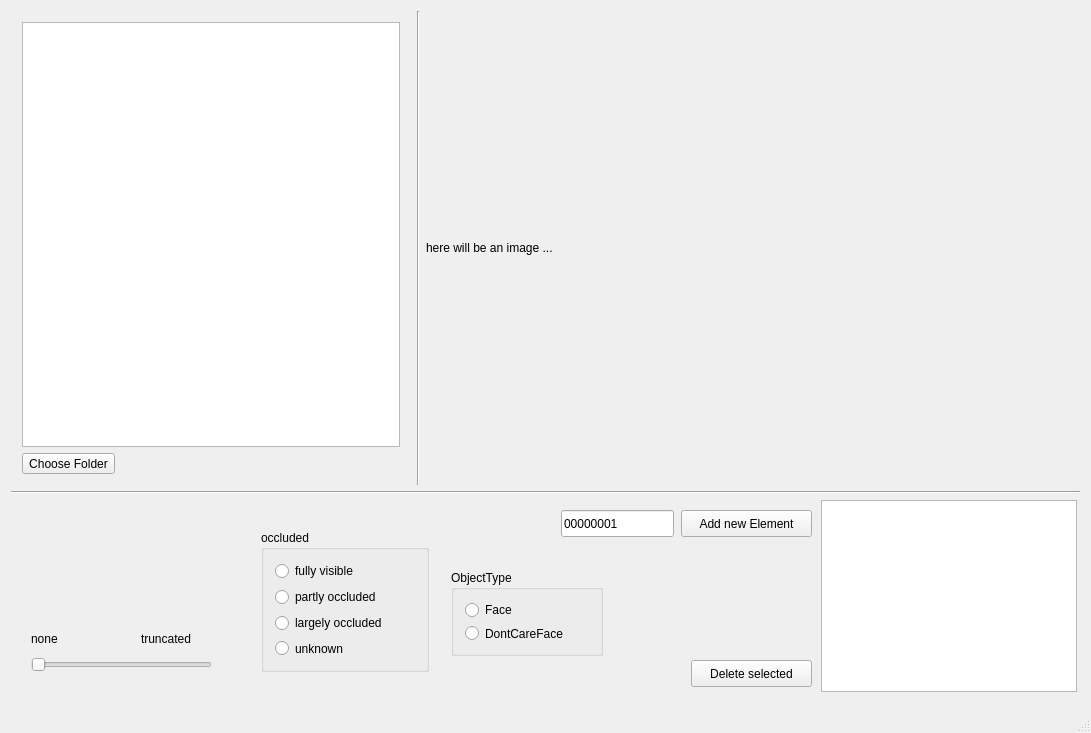
<?xml version="1.0" encoding="UTF-8"?>
<ui version="4.0">
 <class>MainWindow</class>
 <widget class="QMainWindow" name="MainWindow">
  <property name="geometry">
   <rect>
    <x>0</x>
    <y>0</y>
    <width>1091</width>
    <height>733</height>
   </rect>
  </property>
  <property name="windowTitle">
   <string>MainWindow</string>
  </property>
  <widget class="QWidget" name="centralWidget">
   <property name="sizePolicy">
    <sizepolicy hsizetype="Expanding" vsizetype="Expanding">
     <horstretch>0</horstretch>
     <verstretch>0</verstretch>
    </sizepolicy>
   </property>
   <property name="maximumSize">
    <size>
     <width>16777215</width>
     <height>16777215</height>
    </size>
   </property>
   <layout class="QGridLayout" name="gridLayout" rowstretch="0,0,0" columnstretch="0,0,0">
    <item row="0" column="0">
     <widget class="QWidget" name="widget_2" native="true">
      <property name="sizePolicy">
       <sizepolicy hsizetype="Maximum" vsizetype="Ignored">
        <horstretch>0</horstretch>
        <verstretch>0</verstretch>
       </sizepolicy>
      </property>
      <property name="minimumSize">
       <size>
        <width>400</width>
        <height>0</height>
       </size>
      </property>
      <layout class="QVBoxLayout" name="verticalLayout">
       <item>
        <widget class="QListWidget" name="listWidgetFiles">
         <property name="sortingEnabled">
          <bool>true</bool>
         </property>
        </widget>
       </item>
       <item>
        <widget class="QToolButton" name="toolButton">
         <property name="text">
          <string>Choose Folder</string>
         </property>
        </widget>
       </item>
      </layout>
     </widget>
    </item>
    <item row="0" column="2">
     <widget class="RobWidget" name="imageWidget" native="true">
      <property name="sizePolicy">
       <sizepolicy hsizetype="Expanding" vsizetype="Expanding">
        <horstretch>0</horstretch>
        <verstretch>0</verstretch>
       </sizepolicy>
      </property>
      <property name="mouseTracking">
       <bool>false</bool>
      </property>
      <layout class="QHBoxLayout" name="horizontalLayout">
       <property name="spacing">
        <number>0</number>
       </property>
       <property name="leftMargin">
        <number>0</number>
       </property>
       <property name="topMargin">
        <number>0</number>
       </property>
       <property name="rightMargin">
        <number>0</number>
       </property>
       <property name="bottomMargin">
        <number>0</number>
       </property>
       <item>
        <widget class="QLabel" name="label_image">
         <property name="sizePolicy">
          <sizepolicy hsizetype="Expanding" vsizetype="Expanding">
           <horstretch>0</horstretch>
           <verstretch>0</verstretch>
          </sizepolicy>
         </property>
         <property name="minimumSize">
          <size>
           <width>500</width>
           <height>400</height>
          </size>
         </property>
         <property name="maximumSize">
          <size>
           <width>16777215</width>
           <height>16777215</height>
          </size>
         </property>
         <property name="text">
          <string>here will be an image ...</string>
         </property>
        </widget>
       </item>
      </layout>
     </widget>
    </item>
    <item row="1" column="0" colspan="3">
     <widget class="Line" name="line">
      <property name="sizePolicy">
       <sizepolicy hsizetype="Expanding" vsizetype="Minimum">
        <horstretch>0</horstretch>
        <verstretch>0</verstretch>
       </sizepolicy>
      </property>
      <property name="orientation">
       <enum>Qt::Horizontal</enum>
      </property>
     </widget>
    </item>
    <item row="2" column="0" colspan="3">
     <widget class="QWidget" name="bottom" native="true">
      <property name="sizePolicy">
       <sizepolicy hsizetype="Ignored" vsizetype="Maximum">
        <horstretch>0</horstretch>
        <verstretch>0</verstretch>
       </sizepolicy>
      </property>
      <property name="minimumSize">
       <size>
        <width>0</width>
        <height>200</height>
       </size>
      </property>
      <widget class="QWidget" name="truncated" native="true">
       <property name="geometry">
        <rect>
         <x>10</x>
         <y>110</y>
         <width>201</width>
         <height>80</height>
        </rect>
       </property>
       <widget class="QSlider" name="truncated_bar">
        <property name="geometry">
         <rect>
          <x>10</x>
          <y>40</y>
          <width>181</width>
          <height>29</height>
         </rect>
        </property>
        <property name="maximum">
         <number>100</number>
        </property>
        <property name="orientation">
         <enum>Qt::Horizontal</enum>
        </property>
       </widget>
       <widget class="QLabel" name="label_2">
        <property name="geometry">
         <rect>
          <x>10</x>
          <y>20</y>
          <width>41</width>
          <height>17</height>
         </rect>
        </property>
        <property name="text">
         <string>none</string>
        </property>
       </widget>
       <widget class="QLabel" name="label_3">
        <property name="geometry">
         <rect>
          <x>120</x>
          <y>20</y>
          <width>67</width>
          <height>17</height>
         </rect>
        </property>
        <property name="text">
         <string>truncated</string>
        </property>
       </widget>
      </widget>
      <widget class="QLineEdit" name="object_id">
       <property name="geometry">
        <rect>
         <x>550</x>
         <y>10</y>
         <width>113</width>
         <height>27</height>
        </rect>
       </property>
       <property name="text">
        <string>00000001</string>
       </property>
      </widget>
      <widget class="QGroupBox" name="type">
       <property name="geometry">
        <rect>
         <x>440</x>
         <y>70</y>
         <width>152</width>
         <height>86</height>
        </rect>
       </property>
       <property name="title">
        <string>ObjectType</string>
       </property>
       <layout class="QVBoxLayout" name="verticalLayout_3">
        <item>
         <widget class="QRadioButton" name="type_face">
          <property name="text">
           <string>Face</string>
          </property>
         </widget>
        </item>
        <item>
         <widget class="QRadioButton" name="type_dontCareFace">
          <property name="text">
           <string>DontCareFace</string>
          </property>
         </widget>
        </item>
       </layout>
      </widget>
      <widget class="QGroupBox" name="occluded">
       <property name="geometry">
        <rect>
         <x>250</x>
         <y>30</y>
         <width>168</width>
         <height>142</height>
        </rect>
       </property>
       <property name="title">
        <string>occluded</string>
       </property>
       <layout class="QVBoxLayout" name="verticalLayout_2">
        <item>
         <widget class="QRadioButton" name="occluded_visible">
          <property name="text">
           <string>fully visible</string>
          </property>
         </widget>
        </item>
        <item>
         <widget class="QRadioButton" name="occluded_partly">
          <property name="text">
           <string>partly occluded</string>
          </property>
         </widget>
        </item>
        <item>
         <widget class="QRadioButton" name="occluded_largly">
          <property name="text">
           <string>largely occluded</string>
          </property>
         </widget>
        </item>
        <item>
         <widget class="QRadioButton" name="occluded_unknown">
          <property name="text">
           <string>unknown</string>
          </property>
         </widget>
        </item>
       </layout>
      </widget>
      <widget class="QListWidget" name="listObjects">
       <property name="geometry">
        <rect>
         <x>810</x>
         <y>0</y>
         <width>256</width>
         <height>192</height>
        </rect>
       </property>
      </widget>
      <widget class="QPushButton" name="pushButton">
       <property name="geometry">
        <rect>
         <x>670</x>
         <y>10</y>
         <width>131</width>
         <height>27</height>
        </rect>
       </property>
       <property name="text">
        <string>Add new Element</string>
       </property>
      </widget>
      <widget class="QPushButton" name="pushButton_2">
       <property name="geometry">
        <rect>
         <x>680</x>
         <y>160</y>
         <width>121</width>
         <height>27</height>
        </rect>
       </property>
       <property name="text">
        <string>Delete selected</string>
       </property>
      </widget>
     </widget>
    </item>
    <item row="0" column="1">
     <widget class="Line" name="line_2">
      <property name="orientation">
       <enum>Qt::Vertical</enum>
      </property>
     </widget>
    </item>
   </layout>
  </widget>
  <widget class="QMenuBar" name="menuBar">
   <property name="geometry">
    <rect>
     <x>0</x>
     <y>0</y>
     <width>1091</width>
     <height>25</height>
    </rect>
   </property>
  </widget>
  <widget class="QStatusBar" name="statusBar"/>
 </widget>
 <layoutdefault spacing="6" margin="11"/>
 <customwidgets>
  <customwidget>
   <class>RobWidget</class>
   <extends>QWidget</extends>
   <header>robwidget.h</header>
   <container>1</container>
  </customwidget>
 </customwidgets>
 <resources/>
 <connections/>
</ui>
